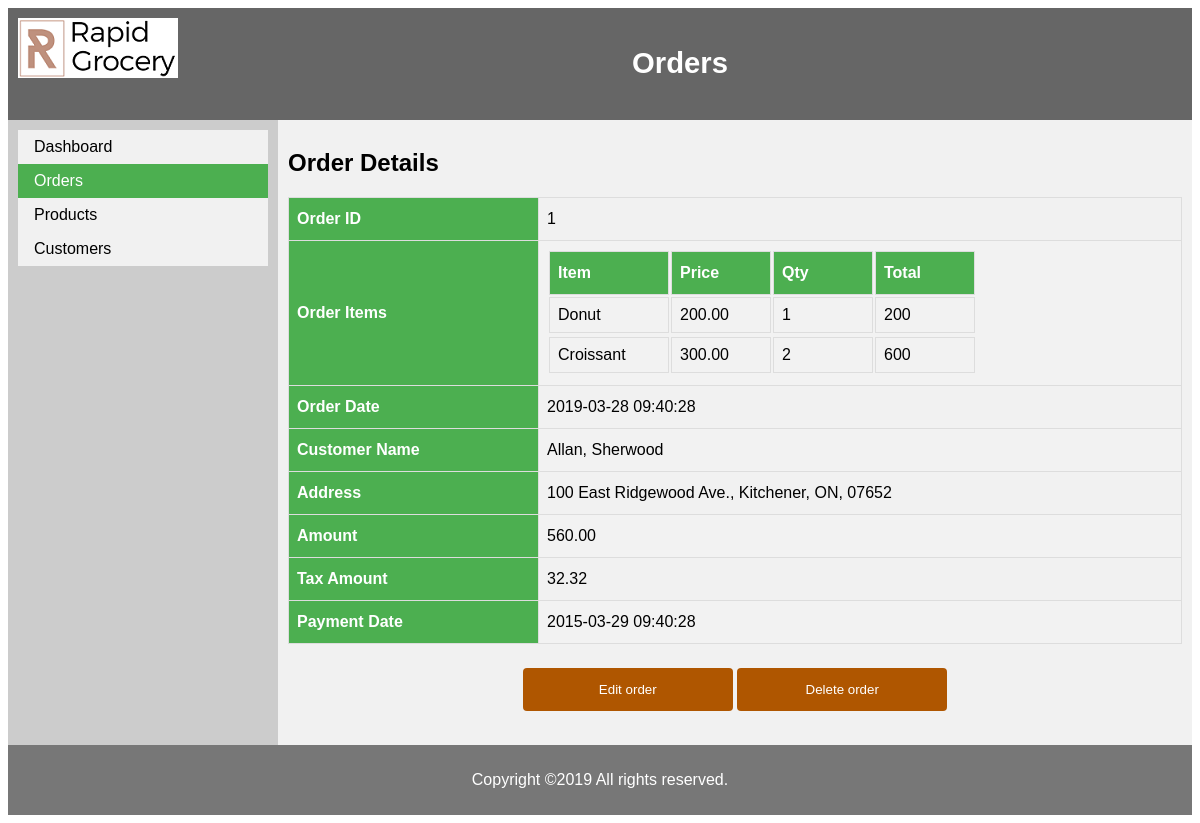
/admin/order_detail.php?order_id=1, run on the app's committed database.
### tables this page shows
CREATE TABLE orders (
  order_id           INT            PRIMARY KEY  AUTO_INCREMENT,
  customer_id        INT            NOT NULL,
  order_date         DATETIME       NOT NULL,
  ship_amount        DECIMAL(10,2)  NOT NULL,  
  ship_date          DATETIME                    DEFAULT NULL,
  ship_address_id    INT            NOT NULL,  
  billing_address_id  INT           NOT NULL,  
  last_updated         DATETIME             DEFAULT NULL,
  
  CONSTRAINT orders_fk_customers
    FOREIGN KEY (customer_id)
    REFERENCES customers (customer_id)
);

### admin/order_detail.php (the view, shortened to what this page needs)
<?php
include "config.php";
   $order_id = $_GET["order_id"];
   $sql_query = "select o.order_id, o.order_date,
                 	   CONCAT(c.first_name, ', ', c.last_name) AS 'name',
                 	   CONCAT(a.line1, a.line2, ', ' , a.city, ', ' , a.state, ', ' , a.zip_code) AS 'address',
                 		((oi.item_price - oi.discount_amount) * oi.quantity) AS 'item_total',
                         oi.item_price AS item_price, oi.discount_amount, oi.quantity, oi.product_id,
                         p.payment_date, p.tax_amount, pr.product_name
                 from payment p
                        right JOIN orders o ON p.order_id = o.order_id
                        right join order_items oi ON o.order_id = oi.order_id
                        right join products pr ON oi.product_id = pr.product_id
                        right JOIN customers c ON o.customer_id = c.customer_id
                        left JOIN addresses a ON c.customer_id = a.customer_id
                 WHERE o.order_id=$order_id
                 GROUP BY oi.item_id;" ;
   $result = $con->query($sql_query);
?>
<!DOCTYPE html>
<html lang="en">
<head>
    <link rel="stylesheet" href="css/style.css">
</head>
<body>
<header>
    <img src="../img/logo.png" alt="logo"  style="float:left"/>
    <h3>Orders</h3>
</header>
<section>
    <article>
        <h2>Order Details</h2>
        <table id="customers">
            <tr>
                <th width="250">Order ID</th>
                <td><?php echo $order_id ?></td>
            </tr>
            <tr>
                <th>Order Items</th>
                <td>
                    <table id="subtable">
                        <tr>
                            <th width="120">Item</th>
                            <th width="100">Price</th>
                            <th width="100">Qty</th>
                            <th width="100">Total</th>
                        </tr>
                        <?php
                       if ($result->num_rows > 0) {
                         while($rows = $result->fetch_assoc()) {
                           $item_total = $rows["item_total"];
                           $order_date = $rows["order_date"];
                           $name = $rows["name"];
                           $address = $rows["address"];
                           $tax_amount = $rows["tax_amount"];
                           $payment_date = $rows["payment_date"];
                                echo "<tr>";
                                echo "<td>" . $rows["product_name"]. "</td>";
                                echo "<td>" . $rows["item_price"]. "</td>";
                                echo "<td>" . $rows["quantity"]. "</td>";
                                echo "<td>" . $rows["item_price"] * $rows["quantity"]. "</td>";
                                echo "<tr>";
                               }
                        }
                        ?>
                    </table>
                </td>
            </tr>
            <tr>
                <th>Order Date</th>
                <td><?php echo $order_date ?></td>
            </tr>
            <tr>
                <th>Customer Name</th>
                <td><?php echo $name ?></td>
            </tr>
            <tr>
                <th>Address</th>
                <td><?php echo $address ?></td>
            </tr>
            <tr>
                <th>Amount</th>
                <td><?php echo $item_total ?></td>
            </tr>
            <tr>
                <th>Tax Amount</th>
                <td><?php echo $tax_amount ?></td>
            </tr>
            <tr>
                <th>Payment Date</th>
                <td><?php echo $payment_date ?></td>
            </tr>
        </table>
        <p align="center"><input type="submit" value="Edit order" onclick="
            <?php
                echo "window.location='order_edit.php?order_id=" .$order_id."'";
            ?> ;">
        <input type="submit" value="Delete order" onclick="
              <?php
                  echo "window.location='javascript:del_Orders(" .$order_id.")'";
              ?> ;">
        </p>
    </article>
</section>
<?php
include "footer.php";
?>
</body>
</html>

### admin/css/style.css (style rules this page uses)
* { box-sizing: border-box; }
body { font-family: Arial, Helvetica, sans-serif; }
header { background-color: #666; padding: 10px; text-align: center; font-size: 25px; color: white; }
section { display: -webkit-flex; display: flex; }
article { -webkit-flex: 3; -ms-flex: 3; flex: 3; background-color: #f1f1f1; padding: 10px; }
nav { background: #ccc; padding: 10px; }
nav ul { list-style-type: none; margin: 0; padding: 0; width: 250px; background-color: #f1f1f1; }
nav li a { display: block; color: #000; padding: 8px 16px; text-decoration: none; }
nav li a.active { background-color: #4CAF50; color: white; }
#customers { font-family: "Trebuchet MS", Arial, Helvetica, sans-serif; border-collapse: collapse; width: 100%; }
#customers td, #customers th { border: 1px solid #ddd; padding: 8px; }
#customers tr:nth-child(even) { background-color: #f2f2f2; }
#customers th { padding-top: 12px; padding-bottom: 12px; text-align: left; background-color: #4CAF50; color: white; }
input[type=submit] { width: 210px; background-color: #af5600; color: white; padding: 14px 20px; margin: 8px 0; border: none; border-radius: 4px; cursor: pointer; }

### data on the page
orders: product_name "Donut", item_price "200.00", quantity "1", quantity "200", product_name "Croissant", item_price "300.00", quantity "2", quantity "600", order_date "2019-03-28 09:40:28"

### other printed values
$order_id "1"
$name "Allan, Sherwood"
$address "100 East Ridgewood Ave., Kitchener, ON, 07652"
$item_total "560.00"
$tax_amount "32.32"
$payment_date "2015-03-29 09:40:28"
